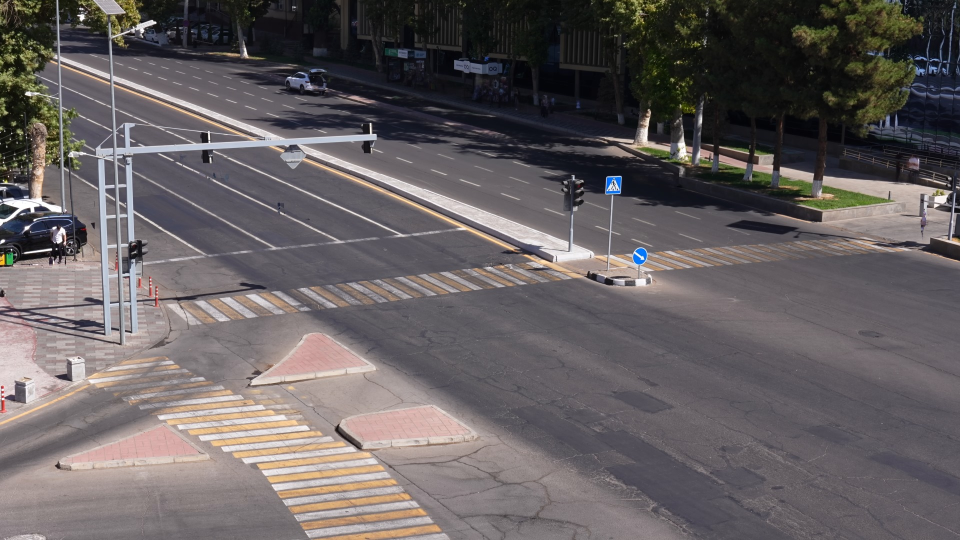
#> input picture weights/scene_frame.jpg, 1920 x 1080 px (shown at 1/2 size)
$ python -i register.py   (imports and definitions only)
#> lines starting #> are read from the running program, lines starting #| are printed output that depends on the picture
#> further down, picture is the input picture: shape (1080, 1920, 3); mean B, G, R 96.4, 95.4, 101.4
"""Register a video's view to the reference view of the scene model.

The organisers' camera is re-aimed between recordings: the sample videos differ by tens of
pixels of shift and a few percent of zoom. Everything learned about the junction (lanes, stop
lines, movements, drawn zones) lives in one reference view; a video is mapped onto it by a
homography estimated from its static background (SIFT on contrast-equalised grey images, so a
dusk recording still matches a daytime reference), and the rules run in reference coordinates.
"""
from __future__ import annotations

import copy
import logging

import cv2
import numpy as np

from .config import KinematicsCfg

log = logging.getLogger("roadwatch")
MATCH_WIDTH = 960          # features are computed at this width
MIN_INLIERS = 40
_REF_CACHE: dict[int, tuple] = {}


def _prep(bgr: np.ndarray) -> tuple[np.ndarray, float]:
    s = MATCH_WIDTH / bgr.shape[1]
#> s = 0.5
    g = cv2.cvtColor(cv2.resize(bgr, (MATCH_WIDTH, int(round(bgr.shape[0] * s))), interpolation=cv2.INTER_AREA),
                     cv2.COLOR_BGR2GRAY)
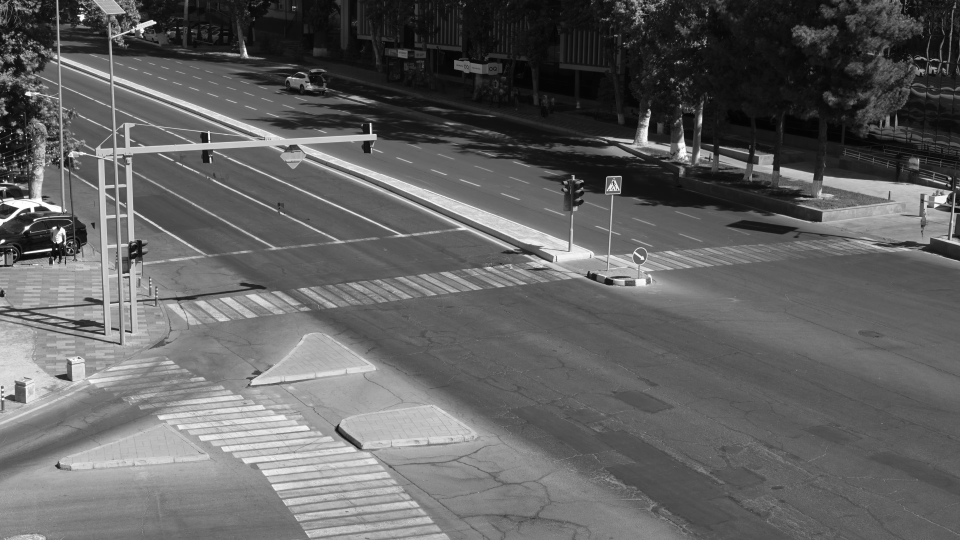
#> g: shape (540, 960); min 3, max 255, mean 97.4
    return cv2.createCLAHE(clipLimit=3.0, tileGridSize=(8, 8)).apply(g), s


def _features(bgr: np.ndarray):
    g, s = _prep(bgr)
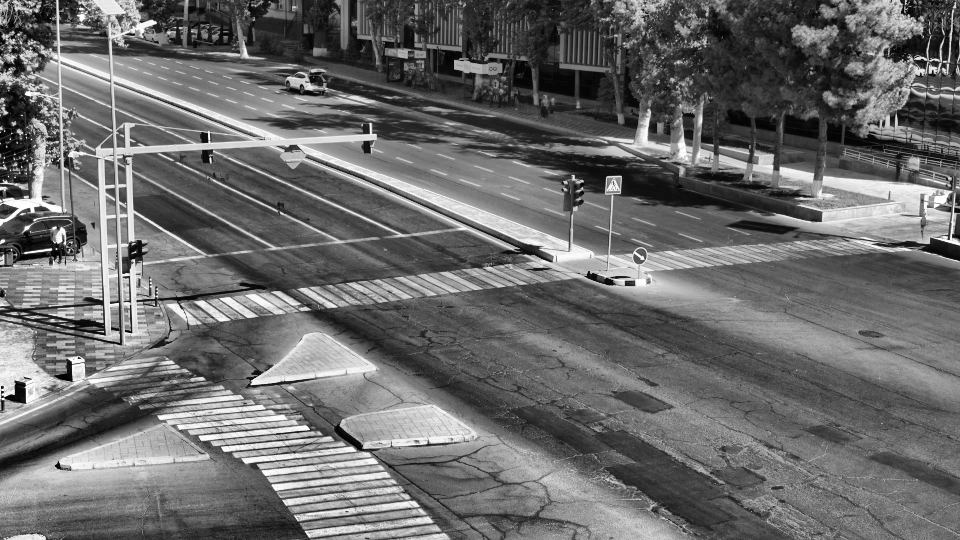
#> g: shape (540, 960); min 0, max 255, mean 107.1
#> s = 0.5
    kp, des = cv2.SIFT_create(4000).detectAndCompute(g, None)
#> kp = 4001 keypoints; strongest (x, y, size): (50, 249, 2.1), (58, 466, 3.8), (19, 393, 11), (3, 241, 2.6)
    return np.float32([k.pt for k in kp]) / s, des


# [59 lines left out: functions homography, warp_points, warp_boxes, warp_tracks, not called in this run]


def warp_image(img: np.ndarray, H: np.ndarray, size: tuple[int, int], nearest: bool = False) -> np.ndarray:
    return cv2.warpPerspective(img, H, size, flags=cv2.INTER_NEAREST if nearest else cv2.INTER_LINEAR)

>>> import cv2
>>> picture = cv2.imread('../../weights/scene_frame.jpg')
>>> result = _features(picture)
#> result = 2 point arrays, longest 4001 points
